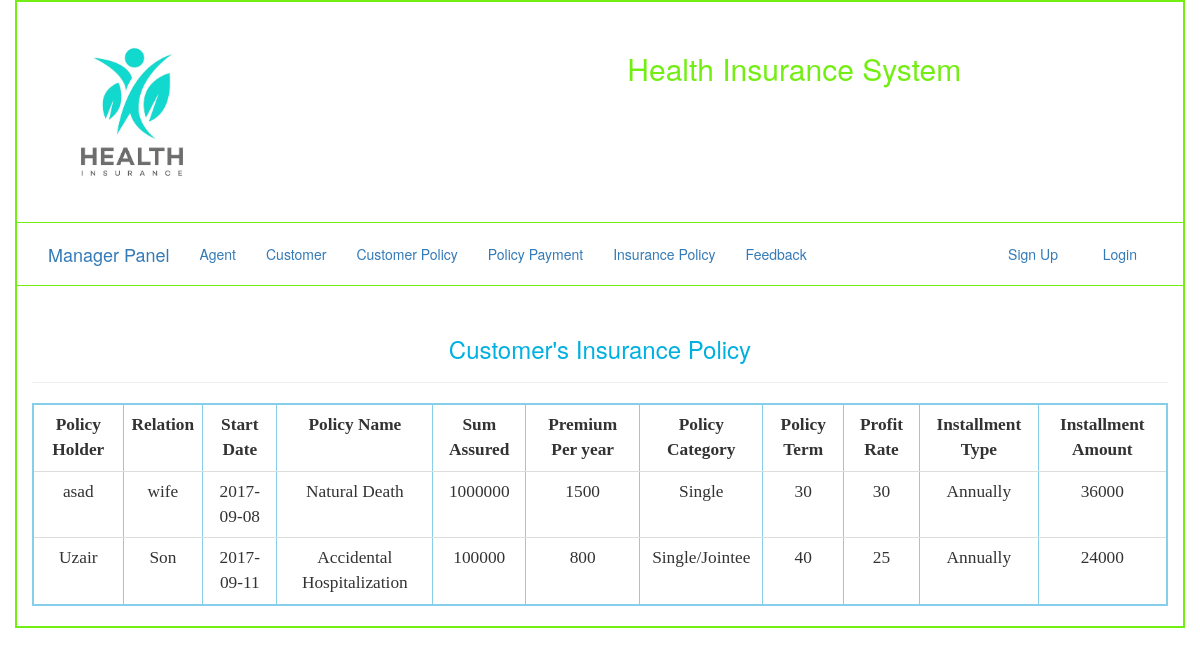
Page /manager/customer_policy.php on the committed database.
### tables this page shows
CREATE TABLE `customer_policy` (
  `id` int(11) NOT NULL,
  `name` varchar(50) NOT NULL,
  `relation` varchar(60) NOT NULL,
  `Sdate` date NOT NULL,
  `Pname` varchar(60) NOT NULL,
  `SumAssured` varchar(50) NOT NULL,
  `PremiumPerYear` varchar(50) NOT NULL,
  `PolicyCategory` varchar(50) NOT NULL,
  `PolicyTerm` int(20) NOT NULL,
  `ProfitRate` int(20) NOT NULL,
  `InstallmentType` varchar(60) NOT NULL,
  `InstallmentAmount` varchar(50) NOT NULL
);

### manager/customer_policy.php (the view, shortened to what this page needs)
<?php
include "db.php";
?>
<!DOCTYPE html>
<html>
<head>
<link type="text/css" rel="stylesheet" href="../css/bootstrap.css"/>
</head>
<body>
<div class="container" style="border: 2px solid #73EE13; min-height: 600px">
	<div class="row" style="border-bottom: 1px solid #73EE13">
		<div class="col-sm-4"><a href="../index.php">
			<img src="../images/logo.png" class="img-responsive" height="150px" width="200px"></a>
		</div>
		<div class="col-sm-8" style="  margin-top: 30px; text-align: center ">
			<h2> <font color="#73EE13"> Health Insurance System </font>  </h2>
		</div>
	</div>
	<div class="row" style="border-bottom: 1px solid #73EE13">
		<div class="col-sm-12" style="margin-bottom: -15px; margin-top: 5px; ">
			<nav class="navbar navbar-fluid">
  <div class="container-fluid">
    <div class="navbar-header">
      <a class="navbar-brand" href="manager.php">Manager Panel</a>
    </div>
    <div class="collapse navbar-collapse" id="myNavbar">
      <ul class="nav navbar-nav">
        <li><a href="agent.php">Agent</a></li>
        <li><a href="manager_customer.php">Customer</a></li>
        <li><a href="customer_policy.php">Customer Policy</a></li>
        <li><a href="policy_payment.php">Policy Payment</a></li>
        <li><a href="insurance_policy.php">Insurance Policy </a></li>
        <li><a href="feedback.php">Feedback</a></li>
      </ul>
      <ul class="nav navbar-nav navbar-right">
       <?php
	if(isset($_SESSION['name'])){
		?>
	 <li><a href="#"> <?php echo strtoupper($_SESSION['name']); ?></a></li>
      <li><a href="../login/logout.php"><span class="glyphicon glyphicon-log-out"></span> Logout</a></li>
    <?php
}
else{
	echo "<li><a href='login/register.php'><span class='glyphicon glyphicon-user'></span> Sign Up</a></li>";
	echo "      <li><a href='login/login.php'><span class='glyphicon glyphicon-log-in'></span> Login</a></li>";
}
?> </ul>
    </div>
  </div>
</nav>
		</div>
	</div>
<div class="row">
<div class="col-sm-12" style="margin-top: 30px" >
<h3 align="center"><font color="sky blue"> Customer's Insurance Policy</font></h3><hr>
<div class="table-responsive">
<table class="table table-hover " border="2px solid green" cellspacing="0px" cellpadding="10px" align="center" style="border: 2px solid skyblue; font-family: comic; font-size: 13pt; ">
<tr>
<th> <center> Policy Holder </center> </th>
<th> <center>Relation </center> </th>
<th> <center>Start Date </center> </th>
<th> <center>Policy Name </center></th>
<th> <center>Sum Assured </center></th>
<th> <center>Premium Per year </center></th>
<th> <center>Policy Category </center> </th>
<th> <center>Policy Term </center> </th>
<th> <center>Profit Rate </center></th>
<th> <center>Installment Type </center></th>
<th> <center>Installment Amount </center></th>
</tr>
<?php
$qwery = "SELECT * from customer_policy  ";
$run = mysqli_query($con, $qwery);
while ($row = mysqli_fetch_array($run, MYSQLI_BOTH)) {
echo "
   <tr align='center'>
<td>$row[name] </td>
<td>$row[relation] </td>
<td>$row[Sdate] </td>
<td>$row[Pname] </td>
<td>$row[SumAssured] </td>
<td>$row[PremiumPerYear] </td>
<td>$row[PolicyCategory] </td>
<td>$row[PolicyTerm] </td>
<td>$row[ProfitRate] </td>
<td>$row[InstallmentType] </td>
<td>$row[InstallmentAmount] </td>
   </tr>";
}
?>
</div>
</div>
</div>
</div>
</body>
</html>

### rows in the picture
customer_policy: name "asad", relation "wife", Sdate "2017-09-08", Pname "Natural Death", SumAssured "1000000", PremiumPerYear "1500", PolicyCategory "Single", PolicyTerm "30", ProfitRate "30", InstallmentType "Annually", InstallmentAmount "36000"
customer_policy: name "Uzair", relation "Son", Sdate "2017-09-11", Pname "Accidental Hospitalization", SumAssured "100000", PremiumPerYear "800", PolicyCategory "Single/Jointee", PolicyTerm "40", ProfitRate "25", InstallmentType "Annually", InstallmentAmount "24000"
